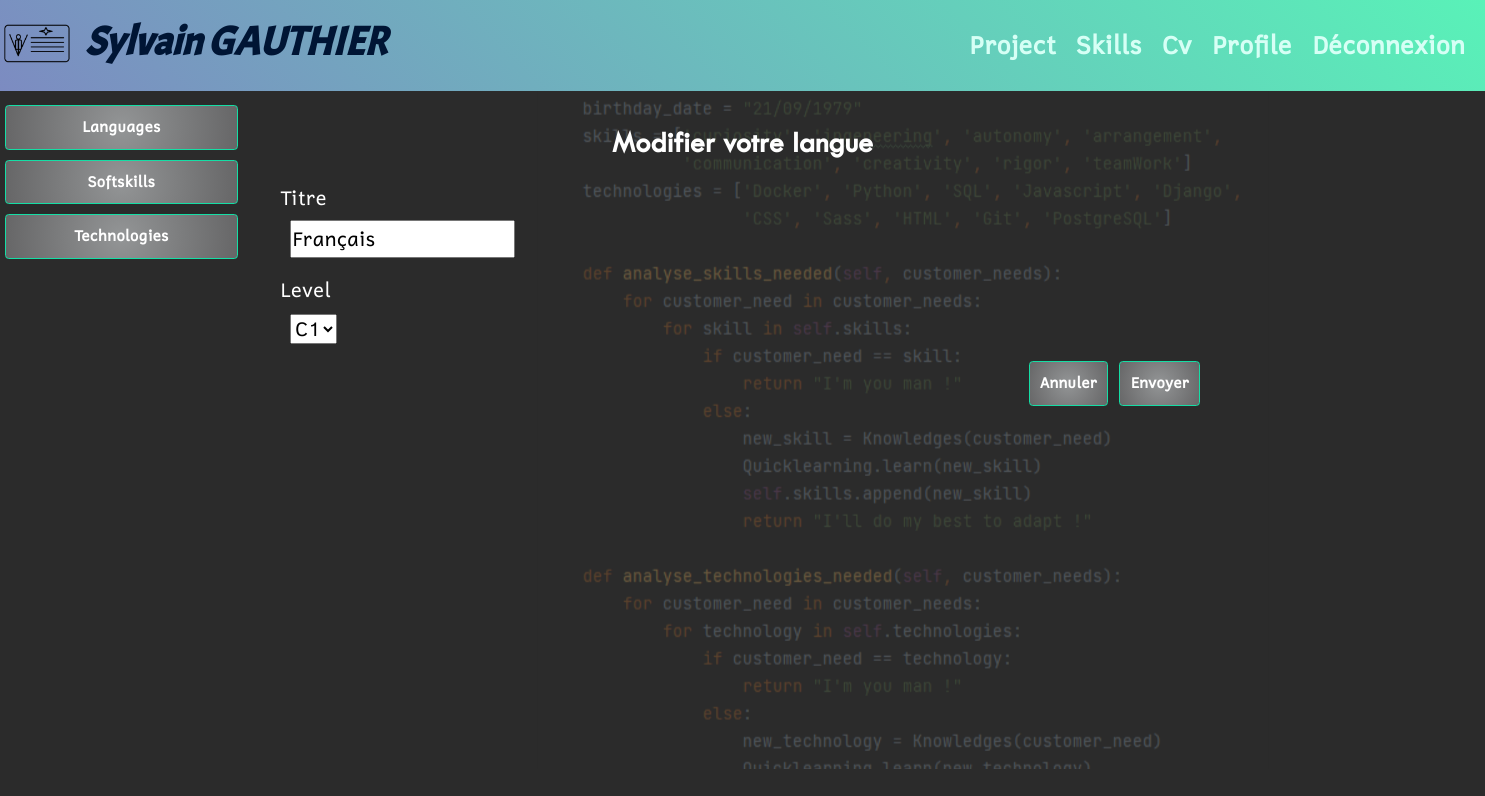
Screenshot of /skill/language/1/edit/ (signed in) with the database file from the repository.
### users/models/customuser.py (models this page shows, shortened)
class CustomUser(AbstractUser):
    first_name = models.CharField(
        max_length=25,
        verbose_name='First name',
        blank=True
    )
    last_name = models.CharField(
        max_length=25,
        verbose_name='Last name'
    )
    email = models.EmailField(
        max_length=100,
        verbose_name='Email',
        unique=True
    )
    phone_number_regex = RegexValidator(
        regex='(0|\\+33|0033)[1-9][0-9]{8}'
    )
    phone = models.CharField(
        max_length=20,
        verbose_name='Phone',
        blank=True,
        validators=[phone_number_regex]
    )
    mobile = models.CharField(
        max_length=20,
        verbose_name='Mobile',
        blank=True,
        validators=[phone_number_regex]
    )
    birth_date = models.DateField(
        blank=True,
        null=True
    )
    number = models.PositiveIntegerField(
        validators=[MaxValueValidator(9999)],
        blank=True,
        null=True,
        verbose_name='Street number'
    )
    street = models.CharField(
        max_length=100,
        blank=True,
        null=True,
        verbose_name='Street name'
    )
    city = models.CharField(
        max_length=64,
        blank=True,
        null=True,
        verbose_name='City'
    )
    state = models.CharField(
        max_length=2,
        validators=[MinLengthValidator(2)],
        blank=True,
        null=True,
        verbose_name='State'
    )
    zip_code = models.PositiveIntegerField(
        validators=[MaxValueValidator(99999)],
        blank=True,
        null=True,
        verbose_name='Zip code'
    )
    country = CountryField(
        blank_label="(select country)",
        blank=True,
        null=True,
        verbose_name='Country'
    )
    linkedin_url = models.URLField(
        max_length=200,
        blank=True,
        null=True
    )
    profile_photo = models.ImageField(
        verbose_name='photo de profile',
        default='default_profile.png'
    )
    guest_access_code = models.CharField(
        max_length=20,
        blank=True,
        null=True,
        verbose_name='Guest Access Code'
    )
    guest_access_code_set_at = models.DateTimeField(
        blank=True,
        null=True,
        verbose_name='Guest Access Code Set At'
    )
    IMAGE_MAX_SIZE = (215, 215)

### skill/models/language.py (models this page shows, shortened)
class Language(models.Model):
    title = models.CharField(
        verbose_name='language',
        max_length=40,
        blank=False,
        null=False
    )
    level = models.CharField(
        verbose_name='level',
        max_length=2,
        choices=LEVEL,
        default='A1'
    )
    user = models.ForeignKey(settings.AUTH_USER_MODEL,
                             null=True,
                             on_delete=models.CASCADE)

### skill/views/language_views.py (the view)
# urls.py: path('language/<int:language_id>/edit/', skill.views.language_views.edit_language,
@login_required
def edit_language(request, language_id):
    language = get_object_or_404(Language,
                                 id=language_id)
    edit_form = languageform.LanguageForm(instance=language)
    if request.method == 'POST':
        edit_form = languageform.LanguageForm(request.POST,
                                              instance=language)
        if edit_form.is_valid():
            edit_form.save()
            return redirect('skill:language_home')
    context = {
        'language': language,
        'edit_form': edit_form,
    }
    return render(request,
                  'skill/edit_language.html',
                  context=context)

### skill/forms/languageform.py (shortened to what this page needs)
class LanguageForm(forms.ModelForm):
    edit_language = forms.BooleanField(widget=forms.HiddenInput,
                                       initial=True)
    class Meta:
        model = Language
        fields = [
            'title',
            'level'
        ]

### skill/templates/skill/edit_language.html (shortened to what this page needs)
{% extends 'index.html' %}
{% block sidebar %}
    {% include 'skill/partials/skills_menu_snippet.html' %}
{% endblock sidebar %}
{% block content %}
    {% if language.user == request.user %}
        <h2 class="text-center mb-4">Modifier votre langue</h2>
        <div class="d-block p-2">
            <form method="post" enctype="multipart/form-data">
                <label class="ms-3" for="{{ edit_form.title.id }}">Titre</label>
                <div class="ms-4 mb-3 p-2">
                    {{ edit_form.title}}
                </div>
                <label class="ms-3" for="{{ edit_form.level.id }}">Level</label>
                <div class="ms-4 mb-3 p-2">
                    {{ edit_form.level}}
                </div>
                {% include 'skill/partials/validation_buttons_snippet.html' with word='Envoyer' %}
            </form>
        </div>
    {% else %}
        {% include 'skill/access_denied.html' %}
    {% endif %}
{% endblock content %}

### templates/index.html (shortened to what this page needs)
<!DOCTYPE html>
{% load static %}
<html lang="fr">
<head>
    <link rel="stylesheet" href="{% static 'css/bootstrap.css' %}">
    <link rel="stylesheet" href="{% static 'css/style.css' %}">
    <link rel="stylesheet" type="text/css" href="{% static 'css/cv_printing.css' %}" media="print">
</head>
<body>
    <header class="fixed-content">
        <nav class="navbar navbar-expand-sm">
            <a class="navbar-brand" href="{% url 'index' %}">
                <img src="{% static 'img/VcardOline_logo.png' %}">
            </a>
        {% if user.is_authenticated %}
                <h1 class="header__logo">
                    {{ user.first_name }} {{ user.last_name }}
                </h1>
        {% elif access_code %}
                 <h1 class="header__logo">
                    {{ inviter.first_name }} {{ inviter.last_name }}
                 </h1>
        {% else %}
                <h1 class="header__logo">
                    VCard Online
                </h1>
        {% endif %}
            <div class="collapse navbar-collapse" id="navbarSupportedContent">
                <ul class="navbar-nav ms-auto mx-4">
                {% if user.is_authenticated %}
                    <li class="nav-item nav__link"> <a class="nav-link" href="{% url 'project:project_home' %}">Project</a> </li>
                    <li class="nav-item nav__link"> <a class="nav-link" href="{% url 'skill:skill_home' %}">Skills</a> </li>
                    <li class="nav-item nav__link"> <a class="nav-link" href="{% url 'cv:cv_home' %}">Cv</a> </li>
                    <li class="nav-item nav__link"> <a class="nav-link" href="{% url 'users:profile_home' %}">Profile</a> </li>
                    <li class="nav-item nav__link"> <a class="nav-link" href="{% url 'users:logout' %}">Déconnexion</a> </li>
                {% else %}
                    <li class="nav-item nav__link"> <a class="nav-link" href="{% url 'access_code' %}">enter ID</a> </li>
                    <li class="nav-item nav__link"> <a class="nav-link" href="{% url 'users:login' %}">login</a> </li>
                    <li class="nav-item nav__link"> <a class="nav-link" href="{% url 'users:signup' %}">signup</a> </li>
                {% endif %}
                </ul>
            </div>
        </nav>
    </header>
    <div class="background-image kenburns-bottom-left"></div>
    <div class="mainscreen row">
        {% if user.is_authenticated or access_code %}
            <div class="sidebar col-sm-2">
                {% block sidebar %}{% endblock sidebar %}
            </div>
            <div class="display col-sm-8">
        {% else %}
            <div class="display col-12">
        {% endif %}
            <section class="container">
                {% block content %}{% endblock content %}
            </section>
        </div>
    </div>
</body>
</html>

### static/css/style.css (style rules this page uses)
.kenburns-bottom-left { -webkit-animation: kenburns-bottom-left 5s ease-out both; animation: kenburns-bottom-left 5s ease-out both; }
*, *::after, *::before { margin: 0; padding: 0; box-sizing: inherit; }
html { font-size: 62.5%; }
body { box-sizing: border-box; background: #2b2b2b; }
h1 { font-family: "acmeregular", sans-serif; font-weight: 900; font-size: 5rem; font-style: italic; }
h2 { font-family: "fontscorecomttwcenmt", sans-serif; font-weight: 900; font-size: 3rem; margin-bottom: 2rem; }
.fixed-content { top: 0; position: fixed; }
.background-image { position: absolute; background-image: url("../img/background_sga.png"); background-size: auto auto; background-position: center; background-repeat: no-repeat; width: 100%; height: 80%; opacity: 0.3; z-index: -1; }
body { font-family: "cadmanregular", sans-serif; color: black; font-size: 2rem; font-weight: 300; line-height: 1.7; }
header { width: 100%; height: auto; z-index: 3; }
header img { width: 75px; height: 75px; }
.header__logo { font-size: 4rem; color: #001534; }
.navbar { background: rgb(124, 139, 193); background: linear-gradient(45deg, rgb(124, 139, 193) 0%, rgb(89, 242, 184) 100%); }
.nav__link { display: inline; font-size: 2.5rem; margin-left: 1rem; }
.nav__link a { text-decoration: none; color: #D6FFF5; font-weight: 900; }
.container { margin-top: auto; padding: 1.5rem 1.5rem 1.5rem 1.5rem; border: none; }
.mainscreen { color: #fff; margin-top: 110px; }
.display { margin: auto; }
.sidebar { background: #2b2b2b; justify-content: center; top: 10rem; position: fixed; z-index: 2; }

### static/css/cv_printing.css (style rules this page uses)
@media all { header, header__logo, header img, nav, button, .quote, footer { display: none; } }
@media all { html { font-size: 40%; } }
@media all { body { box-sizing: border-box; background: none; } }
@media all { h1 { font-family: "acmeregular", sans-serif; font-weight: 900; font-size: 16pt; font-style: italic; } }
@media all { h2 { font-family: "fontscorecomttwcenmt", sans-serif; font-weight: 900; font-size: 14pt; margin-bottom: 5pt; } }
@media all { .container { border: none; } }

### rows the page displays
CustomUser: first_name "Sylvain", last_name "GAUTHIER"
Language: title "Français", level "C1"
